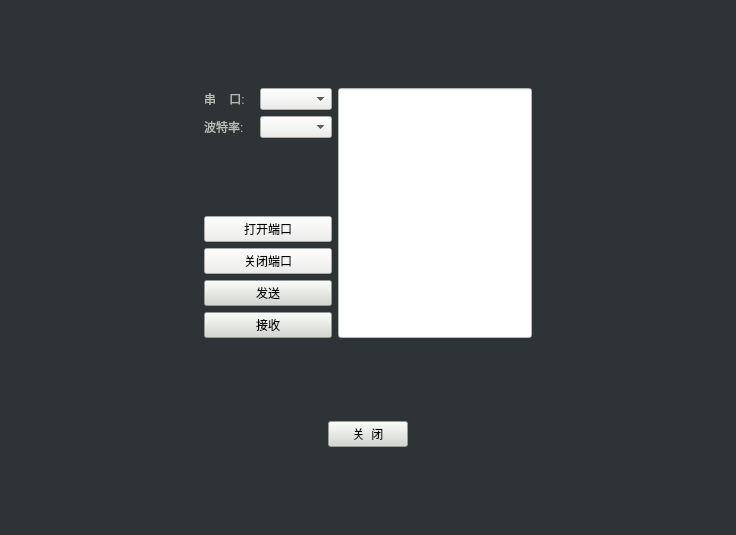
<?xml version="1.0" encoding="UTF-8"?>
<ui version="4.0">
 <class>Uart</class>
 <widget class="QWidget" name="Uart">
  <property name="geometry">
   <rect>
    <x>0</x>
    <y>0</y>
    <width>736</width>
    <height>535</height>
   </rect>
  </property>
  <property name="windowTitle">
   <string>Form</string>
  </property>
  <property name="styleSheet">
   <string notr="true">background-color: rgb(46, 52, 54);</string>
  </property>
  <layout class="QVBoxLayout" name="verticalLayout_2">
   <item>
    <spacer name="verticalSpacer">
     <property name="orientation">
      <enum>Qt::Vertical</enum>
     </property>
     <property name="sizeHint" stdset="0">
      <size>
       <width>20</width>
       <height>40</height>
      </size>
     </property>
    </spacer>
   </item>
   <item>
    <layout class="QHBoxLayout" name="horizontalLayout_3">
     <item>
      <spacer name="horizontalSpacer_3">
       <property name="orientation">
        <enum>Qt::Horizontal</enum>
       </property>
       <property name="sizeHint" stdset="0">
        <size>
         <width>40</width>
         <height>20</height>
        </size>
       </property>
      </spacer>
     </item>
     <item>
      <layout class="QVBoxLayout" name="verticalLayout">
       <item>
        <layout class="QHBoxLayout" name="horizontalLayout">
         <item>
          <widget class="QLabel" name="label">
           <property name="minimumSize">
            <size>
             <width>50</width>
             <height>0</height>
            </size>
           </property>
           <property name="styleSheet">
            <string notr="true">color: rgb(186, 189, 182);</string>
           </property>
           <property name="text">
            <string>串    口: </string>
           </property>
          </widget>
         </item>
         <item>
          <widget class="QComboBox" name="serials_box">
           <property name="styleSheet">
            <string notr="true">background-color: rgb(238, 238, 236);</string>
           </property>
          </widget>
         </item>
        </layout>
       </item>
       <item>
        <layout class="QHBoxLayout" name="horizontalLayout_2">
         <item>
          <widget class="QLabel" name="label_2">
           <property name="minimumSize">
            <size>
             <width>50</width>
             <height>0</height>
            </size>
           </property>
           <property name="styleSheet">
            <string notr="true">color: rgb(186, 189, 182);</string>
           </property>
           <property name="text">
            <string>波特率:</string>
           </property>
          </widget>
         </item>
         <item>
          <widget class="QComboBox" name="baudrate">
           <property name="styleSheet">
            <string notr="true">background-color: rgb(238, 238, 236);</string>
           </property>
          </widget>
         </item>
        </layout>
       </item>
       <item>
        <spacer name="verticalSpacer_4">
         <property name="orientation">
          <enum>Qt::Vertical</enum>
         </property>
         <property name="sizeHint" stdset="0">
          <size>
           <width>20</width>
           <height>40</height>
          </size>
         </property>
        </spacer>
       </item>
       <item>
        <widget class="QPushButton" name="openPortBtn">
         <property name="styleSheet">
          <string notr="true">background-color: rgb(238, 238, 236);</string>
         </property>
         <property name="text">
          <string>打开端口</string>
         </property>
        </widget>
       </item>
       <item>
        <widget class="QPushButton" name="closePortBtn">
         <property name="styleSheet">
          <string notr="true">background-color: rgb(238, 238, 236);</string>
         </property>
         <property name="text">
          <string>关闭端口</string>
         </property>
        </widget>
       </item>
       <item>
        <widget class="QPushButton" name="sendBtn">
         <property name="styleSheet">
          <string notr="true">background-color: rgb(211, 215, 207);</string>
         </property>
         <property name="text">
          <string>发送</string>
         </property>
        </widget>
       </item>
       <item>
        <widget class="QPushButton" name="resvBtn">
         <property name="styleSheet">
          <string notr="true">background-color: rgb(211, 215, 207);</string>
         </property>
         <property name="text">
          <string>接收</string>
         </property>
        </widget>
       </item>
      </layout>
     </item>
     <item>
      <widget class="QLineEdit" name="dataText">
       <property name="minimumSize">
        <size>
         <width>0</width>
         <height>250</height>
        </size>
       </property>
       <property name="maximumSize">
        <size>
         <width>16777215</width>
         <height>250</height>
        </size>
       </property>
       <property name="styleSheet">
        <string notr="true">background-color: rgb(255, 255, 255);</string>
       </property>
      </widget>
     </item>
     <item>
      <spacer name="horizontalSpacer_4">
       <property name="orientation">
        <enum>Qt::Horizontal</enum>
       </property>
       <property name="sizeHint" stdset="0">
        <size>
         <width>40</width>
         <height>20</height>
        </size>
       </property>
      </spacer>
     </item>
    </layout>
   </item>
   <item>
    <spacer name="verticalSpacer_2">
     <property name="orientation">
      <enum>Qt::Vertical</enum>
     </property>
     <property name="sizeHint" stdset="0">
      <size>
       <width>20</width>
       <height>40</height>
      </size>
     </property>
    </spacer>
   </item>
   <item>
    <layout class="QHBoxLayout" name="horizontalLayout_4">
     <item>
      <spacer name="horizontalSpacer">
       <property name="orientation">
        <enum>Qt::Horizontal</enum>
       </property>
       <property name="sizeHint" stdset="0">
        <size>
         <width>40</width>
         <height>20</height>
        </size>
       </property>
      </spacer>
     </item>
     <item>
      <widget class="QPushButton" name="closeBtn">
       <property name="styleSheet">
        <string notr="true">background-color: rgb(211, 215, 207);</string>
       </property>
       <property name="text">
        <string>关  闭</string>
       </property>
      </widget>
     </item>
     <item>
      <spacer name="horizontalSpacer_2">
       <property name="orientation">
        <enum>Qt::Horizontal</enum>
       </property>
       <property name="sizeHint" stdset="0">
        <size>
         <width>40</width>
         <height>20</height>
        </size>
       </property>
      </spacer>
     </item>
    </layout>
   </item>
   <item>
    <spacer name="verticalSpacer_3">
     <property name="orientation">
      <enum>Qt::Vertical</enum>
     </property>
     <property name="sizeHint" stdset="0">
      <size>
       <width>20</width>
       <height>40</height>
      </size>
     </property>
    </spacer>
   </item>
  </layout>
 </widget>
 <resources/>
 <connections/>
</ui>
